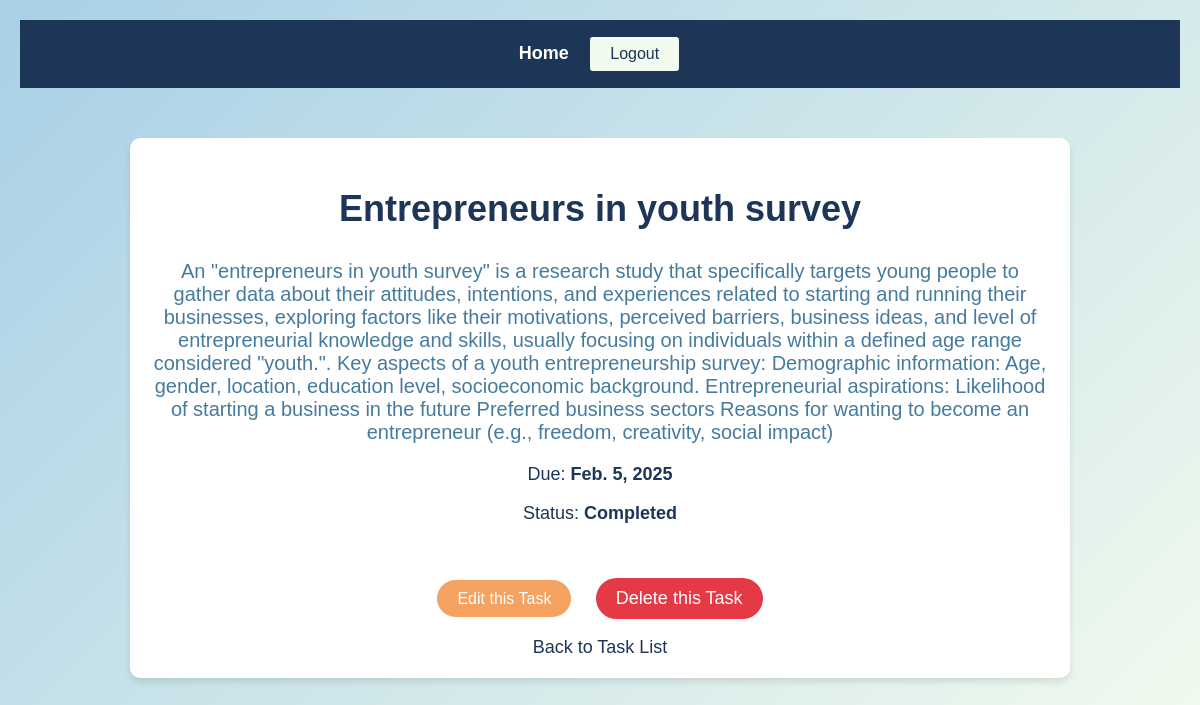
The page /tasks/4/ (signed in) on the database its author committed.
### tasks/models.py (models this page shows, shortened)
class Task(models.Model):
    STATUS_CHOICES = [
        ('pending', 'Pending'),
        ('in_progress', 'In Progress'),
        ('completed', 'Completed'),
    ]
    title = models.CharField(max_length=255)  # Task title
    description = models.TextField()  # Task description
    due_date = models.DateField()  # Task due date
    status = models.CharField(max_length=20, choices=STATUS_CHOICES, default='pending')  # Task status
    user = models.ForeignKey(User, on_delete=models.CASCADE)  # Associate task with a user

### tasks/views.py (the view)
# urls.py: path('<int:task_id>/', views.task_detail, name='task_detail'),  # Task details
@login_required
def task_detail(request, task_id):
    task = get_object_or_404(Task, id=task_id, user=request.user)
    return render(request, 'tasks/task_detail.html', {'task': task})

### tasks/templates/tasks/task_detail.html (shortened to what this page needs)
{% extends 'base.html' %}
{% block content %}
<h2 style="font-size: 36px; color: #1D3557; animation: fadeIn 1.5s ease-in-out;">{{ task.title }}</h2>
<p style="font-size: 20px; color: #457B9D; animation: fadeIn 1.5s ease-in-out;">{{ task.description }}</p>
<p style="font-size: 18px; color: #1D3557; animation: fadeIn 1.5s ease-in-out;">Due: <strong>{{ task.due_date }}</strong></p>
<p style="font-size: 18px; color: #1D3557; animation: fadeIn 1.5s ease-in-out;">Status: <strong>{{ task.status }}</strong></p>
<br><br>
{% if task.user == request.user %}
    <a href="{% url 'task_edit' task.id %}" style="background: #f4a261; color: white; padding: 10px 20px; border-radius: 25px; text-decoration: none; transition: 0.3s; animation: fadeIn 1.5s ease-in-out;">Edit this Task</a>
    <form action="{% url 'task_delete' task.id %}" method="post" style="display:inline; margin-left: 20px; animation: fadeIn 1.5s ease-in-out;">
        <button type="submit" style="background: #e63946; color: white; padding: 10px 20px; border-radius: 25px; border: none; font-size: 18px; transition: 0.3s;">Delete this Task</button>
    </form>
{% endif %}
<br><br>
<a href="{% url 'task_list' %}" style="font-size: 18px; color: #1D3557; text-decoration: none; animation: fadeIn 1.5s ease-in-out;">Back to Task List</a>
{% endblock %}

### tasks/templates/base.html (style rules this page uses)
body { font-family: Arial, sans-serif; margin: 20px; padding: 0; background: linear-gradient(135deg, #A8D0E6, #F1FAEE); color: #1D3557; text-align: center; }

### rows shown on the page
Task: title "Entrepreneurs in youth survey", description "An \"entrepreneurs in youth survey\" is a research study that specifically targets young people to gather data about their attitudes, intentions, and experiences related to starting and running their businesses, exploring factors like their motivations, perceived barriers, business ideas, and level of entrepreneurial knowledge and skills, usually focusing on individuals within a defined age range considered \"youth.\". Key aspects of a youth entrepreneurship survey: Demographic information: Age, gender, location, education level, socioeconomic background. Entrepreneurial aspirations: Likelihood of starting a business in the future Preferred business sectors Reasons for wanting to become an…", due_date "Feb. 5, 2025", status "Completed"
